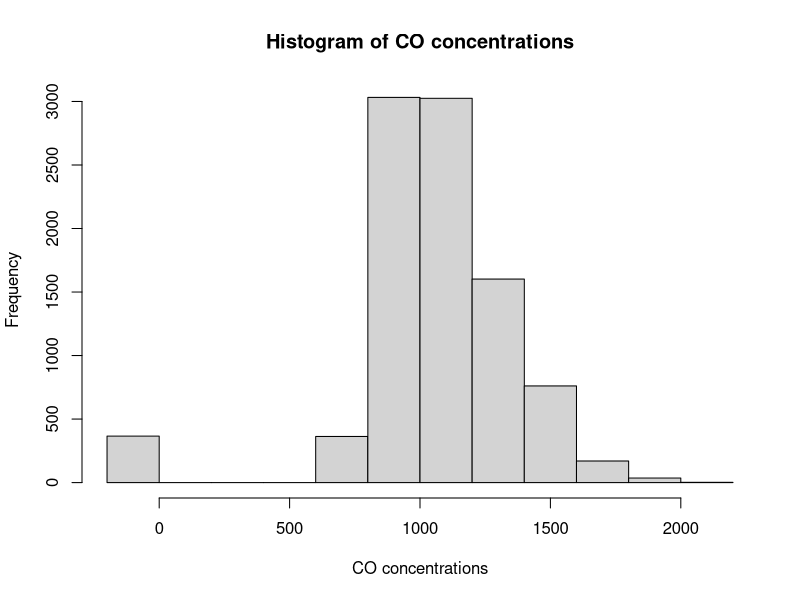
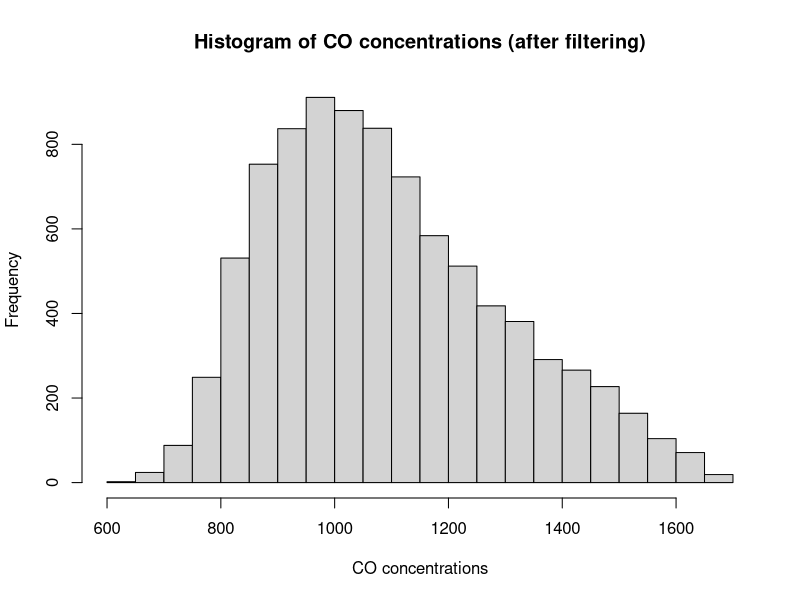
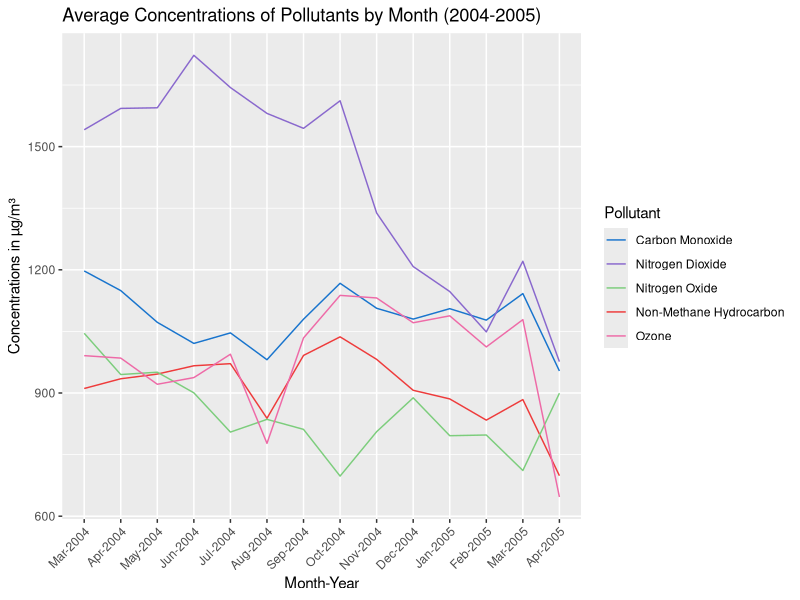
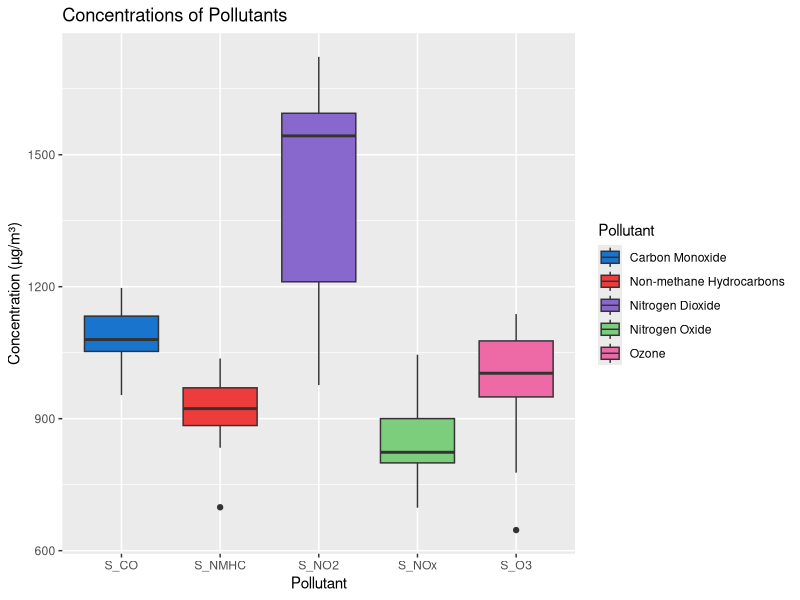
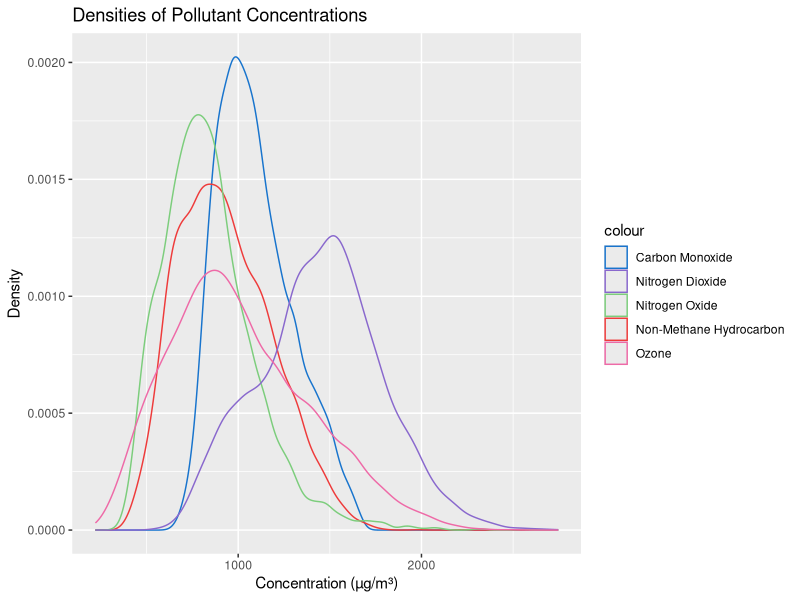
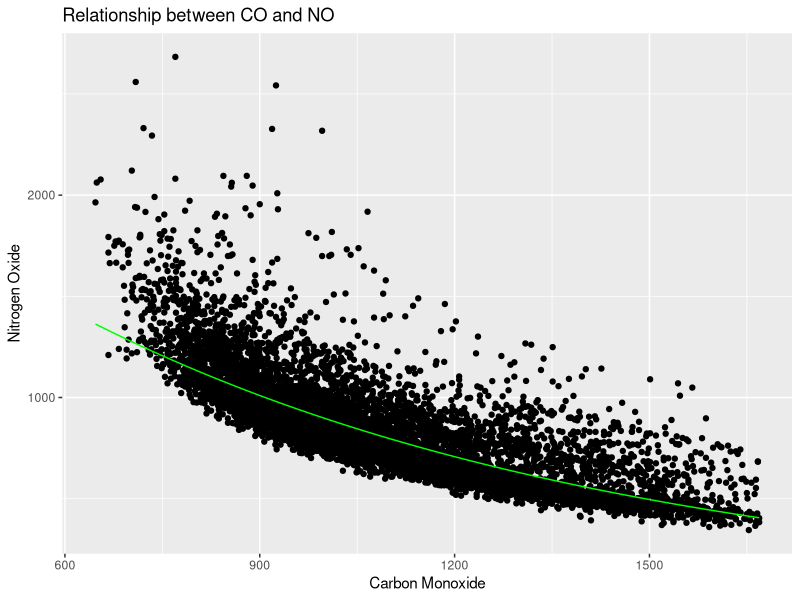

Reproduce these figures in R, in order.
## ---- chunk 1
library(readxl)
library(ggplot2)
library(lubridate)
library(tidyverse)
library(dplyr)
## ---- chunk 2
#| code-fold: true
air <- read_excel("AirQualityUCI.xls")
head(air)
## ---- chunk 3
#| code-fold: true
# Rename columns 3-12
air <- air %>% 
  rename(
    CO = `CO(GT)`,
    S_CO = `PT08.S1(CO)`,
    NMHC = `NMHC(GT)`,
    S_NMHC = `PT08.S2(NMHC)`,
    C6H6 = `C6H6(GT)`,
    NOx = `NOx(GT)`,
    S_NOx = `PT08.S3(NOx)`,
    NO2 = `NO2(GT)`,
    S_NO2 = `PT08.S4(NO2)`,
    S_O3 = `PT08.S5(O3)`
  )
## ---- chunk 4
#| code-fold: true
#Summarize dataset (excluding Date and Time columns)
summary(air[, -c(1, 2)])
## ---- chunk 5
#| code-fold: true
# Histogram for S_CO 
hist(air$S_CO,
     main = "Histogram of CO concentrations",
     xlab = "CO concentrations")
## ---- chunk 6
#| code-fold: true
# Calculate IQR
Q1 <- quantile(air$S_CO, 0.25, na.rm = TRUE)
Q3 <- quantile(air$S_CO, 0.75, na.rm = TRUE)
IQR <- Q3 - Q1

# Define outlier bounds
lower_bound <- Q1 - 1.5 * IQR
upper_bound <- Q3 + 1.5 * IQR

# Filter rows to remove outliers
air_filtered <- air[air$S_CO >= lower_bound & air$S_CO <= upper_bound, ]
## ---- chunk 7
#| code-fold: true
hist(air_filtered$S_CO,
     main = "Histogram of CO concentrations (after filtering)",
     xlab = "CO concentrations")
## ---- chunk 8
#| code-fold: true
# Reassign original dataset with filtered dataset
air <- air_filtered

# Convert 'Date' column to y-m-d format
air$Date <- ymd(air$Date)

# Create numerical Month and Year columns
air <- air %>%
  mutate(
    Month = month(Date, label = TRUE), # Extracts month as a numeric value (1-12)
    Year = year(Date)    # Extracts year
  )

# Group by Year and Month for summarization
airM <- air %>%
  group_by(Year, Month) %>%
  summarize(across(where(is.numeric), 
                   ~mean(., na.rm = TRUE)),
            .groups = "drop")

head(airM, 5)
## ---- chunk 9
#| code-fold: true
# Disregard non-sensor pollutant measurements 
airM <- airM[ ,-c(3,5,6,8,10)]

head(airM, 5)
## ---- chunk 10
#| code-fold: true
# Plot monthly Concentrations
airM %>%
  # Use interaction to combine Month and Year
  ggplot(aes(x = interaction(Month, Year, sep = "-"))) +
  # Add points and lines for different pollutants
  geom_line(aes(y = S_CO, color = "Carbon Monoxide", group = 1)) +
  geom_line(aes(y = S_NMHC, color = "Non-Methane Hydrocarbon", group = 2)) +
  geom_line(aes(y = S_NOx, color = "Nitrogen Oxide", group = 3)) +
  geom_line(aes(y = S_NO2, color = "Nitrogen Dioxide", group = 3)) +
  geom_line(aes(y = S_O3, color = "Ozone", group = 3)) +
  labs(
    title = "Average Concentrations of Pollutants by Month (2004-2005)",
    x = "Month-Year",
    y = "Concentrations in µg/m³"
  ) +
  scale_color_manual(
    values = c("Carbon Monoxide" = "dodgerblue3", 
               "Non-Methane Hydrocarbon" = "brown2", 
               "Nitrogen Oxide" = "palegreen3",
               "Nitrogen Dioxide" = "mediumpurple3",
               "Ozone" = "hotpink2"),
    name = "Pollutant"
  ) +
  theme(axis.text.x = element_text(angle = 45, hjust = 1))  # Rotate x-axis labels
## ---- chunk 11
#| code-fold: true
# Pivot data frame by Pollutant 
airM_2 <- airM %>%
  pivot_longer(
    cols = c(3:7), 
    names_to = "Pollutant", 
    values_to = "Concentration"
  )

# Plot Pollutant Concentrations 
airM_2 %>% 
  ggplot(aes(x = Pollutant)) +
  geom_boxplot(aes(y = Concentration, fill = Pollutant), size = 0.5) +
  labs(
    title = "Concentrations of Pollutants",
    x = "Pollutant",
    y = "Concentration (µg/m³)"
  ) +
  scale_fill_manual(
    values = c("dodgerblue3", "brown2", "mediumpurple3", "palegreen3", "hotpink2"), # Specify colors for each pollutant
    labels = c("Carbon Monoxide", "Non-methane Hydrocarbons", "Nitrogen Dioxide", "Nitrogen Oxide", "Ozone")
  )
## ---- chunk 12
#| code-fold: true
ggplot() +
  geom_density(data = air, aes(x = S_CO, color="Carbon Monoxide")) +
  geom_density(data = air, aes(x = S_NMHC, color="Non-Methane Hydrocarbon")) +
  geom_density(data = air, aes(x = S_NOx, color="Nitrogen Oxide")) +
  geom_density(data = air, aes(x = S_NO2, color="Nitrogen Dioxide")) +
  geom_density(data = air, aes(x = S_O3, color="Ozone")) +
  labs(title = "Densities of Pollutant Concentrations", x = "Concentration (µg/m³)", y = "Density") +
  scale_color_manual(values = c("Carbon Monoxide" = "dodgerblue3", "Non-Methane Hydrocarbon" = "brown2", "Nitrogen Oxide" = "palegreen3","Nitrogen Dioxide" = "mediumpurple3","Ozone"  = "hotpink2"))


                 
## ---- chunk 13
#| code-fold: true
# Generate the model first
model1 <- lm(log(S_NOx) ~ (S_CO), data = air)
summary(model1)

# Plot the relationship between CO and NO
air %>% 
  ggplot() +
  geom_point(aes(x = S_CO, y = S_NOx)) +  
  geom_line(
    aes(x = S_CO, y = exp(predict(model1, newdata = air))),  
    color = "green"
  ) +
  labs(
    title = "Relationship between CO and NO",
    x = "Carbon Monoxide",
    y = "Nitrogen Oxide"
  )
